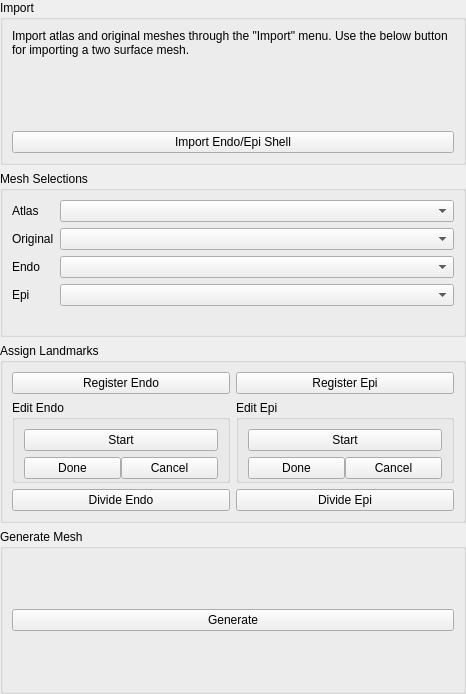
<?xml version="1.0" encoding="UTF-8"?>
<ui version="4.0">
 <class>AtrialFibre</class>
 <widget class="QWidget" name="AtrialFibre">
  <property name="geometry">
   <rect>
    <x>0</x>
    <y>0</y>
    <width>466</width>
    <height>694</height>
   </rect>
  </property>
  <property name="windowTitle">
   <string>Form</string>
  </property>
  <layout class="QVBoxLayout" name="verticalLayout_2">
   <property name="leftMargin">
    <number>0</number>
   </property>
   <property name="topMargin">
    <number>0</number>
   </property>
   <property name="rightMargin">
    <number>0</number>
   </property>
   <property name="bottomMargin">
    <number>0</number>
   </property>
   <item>
    <widget class="QGroupBox" name="groupBox_4">
     <property name="title">
      <string>Import</string>
     </property>
     <layout class="QVBoxLayout" name="verticalLayout_3">
      <item>
       <widget class="QLabel" name="label_5">
        <property name="text">
         <string>Import atlas and original meshes through the &quot;Import&quot; menu. Use the below button for importing a two surface mesh.</string>
        </property>
        <property name="textFormat">
         <enum>Qt::PlainText</enum>
        </property>
        <property name="scaledContents">
         <bool>false</bool>
        </property>
        <property name="alignment">
         <set>Qt::AlignLeading|Qt::AlignLeft|Qt::AlignTop</set>
        </property>
        <property name="wordWrap">
         <bool>true</bool>
        </property>
       </widget>
      </item>
      <item>
       <widget class="QPushButton" name="importShellButton">
        <property name="toolTip">
         <string>Import a mesh defining two different surfaces, these will be loaded as two objects</string>
        </property>
        <property name="text">
         <string>Import Endo/Epi Shell</string>
        </property>
       </widget>
      </item>
     </layout>
    </widget>
   </item>
   <item>
    <widget class="QGroupBox" name="groupBox">
     <property name="title">
      <string>Mesh Selections</string>
     </property>
     <layout class="QFormLayout" name="formLayout">
      <item row="0" column="0">
       <widget class="QLabel" name="label_3">
        <property name="text">
         <string>Atlas</string>
        </property>
       </widget>
      </item>
      <item row="0" column="1">
       <widget class="QComboBox" name="atlasBox">
        <property name="sizePolicy">
         <sizepolicy hsizetype="Expanding" vsizetype="Fixed">
          <horstretch>0</horstretch>
          <verstretch>0</verstretch>
         </sizepolicy>
        </property>
        <property name="toolTip">
         <string>Identify the atlas mesh</string>
        </property>
       </widget>
      </item>
      <item row="1" column="0">
       <widget class="QLabel" name="label_4">
        <property name="text">
         <string>Original</string>
        </property>
       </widget>
      </item>
      <item row="1" column="1">
       <widget class="QComboBox" name="origBox">
        <property name="toolTip">
         <string>Identify the original tet mesh to define fibres for</string>
        </property>
       </widget>
      </item>
      <item row="2" column="0">
       <widget class="QLabel" name="label">
        <property name="text">
         <string>Endo</string>
        </property>
       </widget>
      </item>
      <item row="2" column="1">
       <widget class="QComboBox" name="endoBox">
        <property name="sizePolicy">
         <sizepolicy hsizetype="Expanding" vsizetype="Fixed">
          <horstretch>0</horstretch>
          <verstretch>0</verstretch>
         </sizepolicy>
        </property>
        <property name="toolTip">
         <string>Identify the endocardial triangle surface mesh</string>
        </property>
       </widget>
      </item>
      <item row="3" column="0">
       <widget class="QLabel" name="label_2">
        <property name="text">
         <string>Epi</string>
        </property>
       </widget>
      </item>
      <item row="3" column="1">
       <widget class="QComboBox" name="epiBox">
        <property name="sizePolicy">
         <sizepolicy hsizetype="Expanding" vsizetype="Fixed">
          <horstretch>0</horstretch>
          <verstretch>0</verstretch>
         </sizepolicy>
        </property>
        <property name="toolTip">
         <string>Identify the epicardial triangle surface mesh</string>
        </property>
       </widget>
      </item>
     </layout>
    </widget>
   </item>
   <item>
    <widget class="QGroupBox" name="groupBox_2">
     <property name="title">
      <string>Assign Landmarks</string>
     </property>
     <layout class="QGridLayout" name="gridLayout">
      <item row="0" column="0">
       <widget class="QPushButton" name="endoReg">
        <property name="sizePolicy">
         <sizepolicy hsizetype="MinimumExpanding" vsizetype="Fixed">
          <horstretch>0</horstretch>
          <verstretch>0</verstretch>
         </sizepolicy>
        </property>
        <property name="toolTip">
         <string>Register the endo mesh to the atlas, this will produce a set of registered control points</string>
        </property>
        <property name="text">
         <string>Register Endo</string>
        </property>
       </widget>
      </item>
      <item row="0" column="1">
       <widget class="QPushButton" name="epiReg">
        <property name="sizePolicy">
         <sizepolicy hsizetype="MinimumExpanding" vsizetype="Fixed">
          <horstretch>0</horstretch>
          <verstretch>0</verstretch>
         </sizepolicy>
        </property>
        <property name="toolTip">
         <string>Register the epi mesh to the atlas, this will produce a set of registered control points</string>
        </property>
        <property name="text">
         <string>Register Epi</string>
        </property>
       </widget>
      </item>
      <item row="4" column="0">
       <widget class="QPushButton" name="endoDiv">
        <property name="sizePolicy">
         <sizepolicy hsizetype="MinimumExpanding" vsizetype="Fixed">
          <horstretch>0</horstretch>
          <verstretch>0</verstretch>
         </sizepolicy>
        </property>
        <property name="toolTip">
         <string>Divide the endo mesh into regions according to the control points</string>
        </property>
        <property name="text">
         <string>Divide Endo</string>
        </property>
       </widget>
      </item>
      <item row="4" column="1">
       <widget class="QPushButton" name="epiDiv">
        <property name="sizePolicy">
         <sizepolicy hsizetype="MinimumExpanding" vsizetype="Fixed">
          <horstretch>0</horstretch>
          <verstretch>0</verstretch>
         </sizepolicy>
        </property>
        <property name="toolTip">
         <string>Divide the epi mesh into regions according to the control points</string>
        </property>
        <property name="text">
         <string>Divide Epi</string>
        </property>
       </widget>
      </item>
      <item row="2" column="0">
       <widget class="QGroupBox" name="verticalGroupBox">
        <property name="title">
         <string>Edit Endo</string>
        </property>
        <layout class="QVBoxLayout" name="verticalLayout_4">
         <property name="bottomMargin">
          <number>1</number>
         </property>
         <item>
          <widget class="QPushButton" name="endoEdit">
           <property name="sizePolicy">
            <sizepolicy hsizetype="MinimumExpanding" vsizetype="Fixed">
             <horstretch>0</horstretch>
             <verstretch>0</verstretch>
            </sizepolicy>
           </property>
           <property name="toolTip">
            <string>Edit the endo mesh control points after initial registration</string>
           </property>
           <property name="text">
            <string>Start</string>
           </property>
          </widget>
         </item>
         <item>
          <layout class="QHBoxLayout" name="horizontalLayout">
           <property name="spacing">
            <number>0</number>
           </property>
           <property name="bottomMargin">
            <number>0</number>
           </property>
           <item>
            <widget class="QPushButton" name="endoDoneButton">
             <property name="enabled">
              <bool>true</bool>
             </property>
             <property name="text">
              <string>Done</string>
             </property>
            </widget>
           </item>
           <item>
            <widget class="QPushButton" name="endoCancelButton">
             <property name="enabled">
              <bool>true</bool>
             </property>
             <property name="text">
              <string>Cancel</string>
             </property>
            </widget>
           </item>
          </layout>
         </item>
        </layout>
       </widget>
      </item>
      <item row="2" column="1">
       <widget class="QGroupBox" name="verticalGroupBox_2">
        <property name="title">
         <string>Edit Epi</string>
        </property>
        <layout class="QVBoxLayout" name="verticalLayout_5">
         <property name="bottomMargin">
          <number>1</number>
         </property>
         <item>
          <widget class="QPushButton" name="epiEdit">
           <property name="sizePolicy">
            <sizepolicy hsizetype="MinimumExpanding" vsizetype="Fixed">
             <horstretch>0</horstretch>
             <verstretch>0</verstretch>
            </sizepolicy>
           </property>
           <property name="toolTip">
            <string>Edit the epi mesh control points after initial registration</string>
           </property>
           <property name="text">
            <string>Start</string>
           </property>
          </widget>
         </item>
         <item>
          <layout class="QHBoxLayout" name="horizontalLayout_2">
           <property name="spacing">
            <number>0</number>
           </property>
           <item>
            <widget class="QPushButton" name="epiDoneButton">
             <property name="enabled">
              <bool>true</bool>
             </property>
             <property name="text">
              <string>Done</string>
             </property>
            </widget>
           </item>
           <item>
            <widget class="QPushButton" name="epiCancelButton">
             <property name="enabled">
              <bool>true</bool>
             </property>
             <property name="text">
              <string>Cancel</string>
             </property>
            </widget>
           </item>
          </layout>
         </item>
        </layout>
       </widget>
      </item>
     </layout>
    </widget>
   </item>
   <item>
    <widget class="QGroupBox" name="groupBox_3">
     <property name="title">
      <string>Generate Mesh</string>
     </property>
     <layout class="QVBoxLayout" name="verticalLayout">
      <item>
       <widget class="QPushButton" name="genButton">
        <property name="toolTip">
         <string>Generate the final fibres field for the original tet mesh, assuming the endo and epi surface meshes have been divided into regions already</string>
        </property>
        <property name="text">
         <string>Generate</string>
        </property>
       </widget>
      </item>
     </layout>
    </widget>
   </item>
  </layout>
 </widget>
 <resources/>
 <connections/>
</ui>
